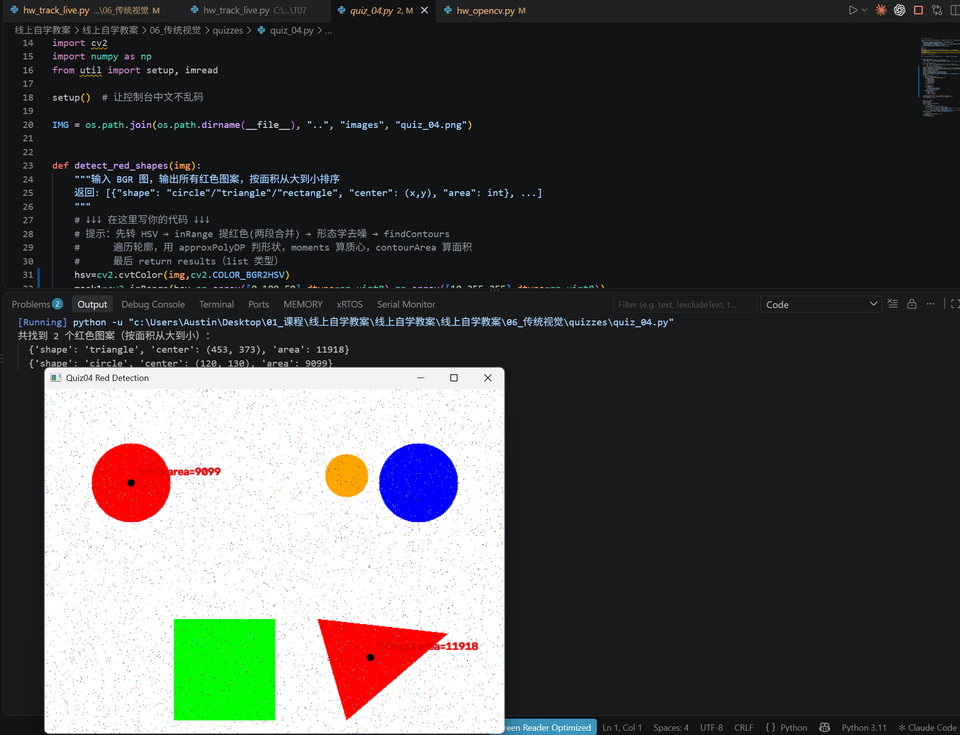
#> input picture T06_72500241_lzh/截图/T06_quiz04结果.png, 960 x 735 px, shrunk from 2004 x 1534 before the run
$ python -i hw_vision.py   (imports and definitions only)
#> lines starting #> are read from the running program, lines starting #| are printed output that depends on the picture; after the words box and inside, x2 and y2 are one past the last pixel; in counts of white or black regions, pixels touching at a corner belong together
#> further down, picture is the input picture: shape (735, 960, 3); mean B, G, R 73.4, 74.5, 73.9
# -*- coding: utf-8 -*-
"""
T06 传统视觉三板斧 —— 作业骨架（学生版）

三板斧：HSV 颜色阈值 → 形态学去噪 → 轮廓筛选 + 质心
四个函数对应四张图（images/ 或 assets/ 下的 quiz_0X.png）。

自检（本教案不含自动校验脚本）：自己写几行代码跑一遍 images/quiz_0X.png，
把算出来的坐标打印出来，和讲义里的真值对一下（容差 8 px）

调试利器（强烈推荐先玩这个）：
    python examples/02b_hsv_trackbar.py
    拖动滑动条找到合适的 HSV 范围，再把数值抄进这里。
"""
from typing import List, Optional, Tuple

import cv2
import numpy as np


# ---------------------------------------------------------------- 工具（已给）
def _morph(mask, k=5):
    """开运算去噪 + 闭运算补洞"""
    kernel = np.ones((k, k), np.uint8)
    mask = cv2.morphologyEx(mask, cv2.MORPH_OPEN, kernel)
    mask = cv2.morphologyEx(mask, cv2.MORPH_CLOSE, kernel)
    return mask


def _centroid(cnt) -> Optional[Tuple[float, float]]:
    """算轮廓质心，退化轮廓返回 None"""
    M = cv2.moments(cnt)
    if M["m00"] == 0:
        return None
    return (M["m10"] / M["m00"], M["m01"] / M["m00"])


# [5 lines left out: function _vertices, not called in this run]


def _in_range(img, lo, hi):
    hsv = cv2.cvtColor(img, cv2.COLOR_BGR2HSV)
#> hsv: shape (735, 960, 3); mean H, S, V 83.6, 31.7, 82.3
    return cv2.inRange(hsv, np.array(lo, np.uint8), np.array(hi, np.uint8))
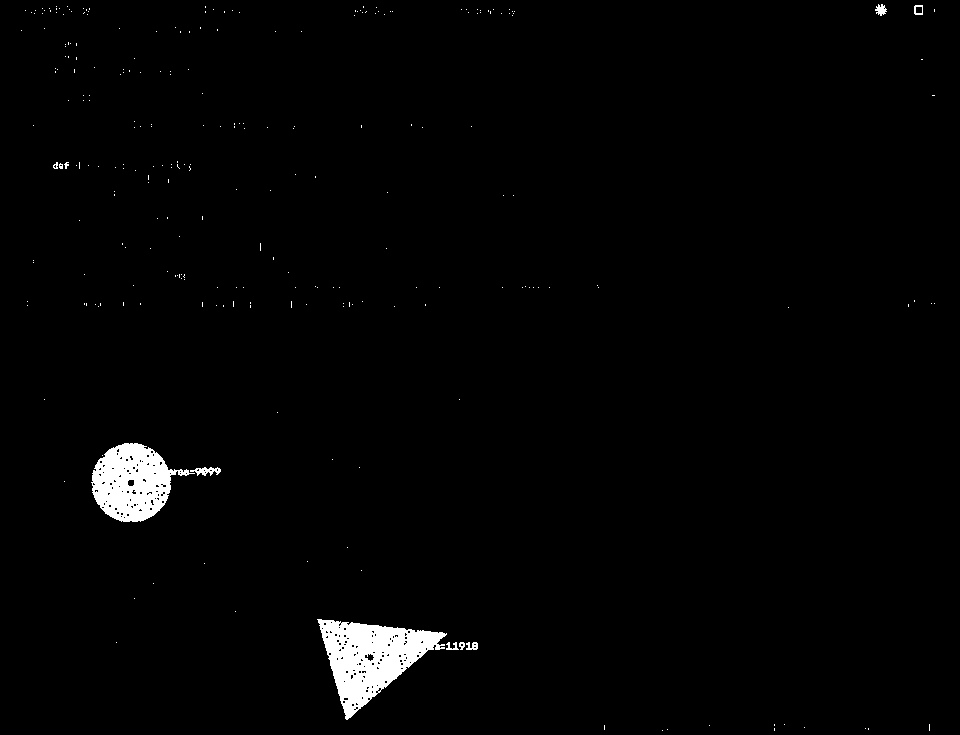
#> returned value: shape (735, 960); 1.7% white; 260 white regions (250 under 20 px), largest, box (x1, y1, x2, y2) and area: (317, 619, 447, 720) 6190, (91, 443, 195, 522) 4743, (190, 467, 221, 476) 149


# ---------------------------------------------------------------- 1
def detect_red_circle(img) -> Optional[Tuple[float, float]]:
    """quiz_01：找出图中唯一的红色圆，返回质心 (cx, cy)；找不到返回 None。

    提示：红色的 H 在 0 附近，需要两段阈值 [0,10] 与 [170,180] 合并。
    """
    # ↓↓↓ 在这里写你的代码 ↓↓↓
    mask1=_in_range(img,[0,80,50],[10,255,255])
    mask2=_in_range(img,[170,80,50],[180,255,255])
#> in _in_range (call 2), `return cv2.inRange(hsv, np.array(lo, np.uint8), np.array(hi, np.uint8))`:
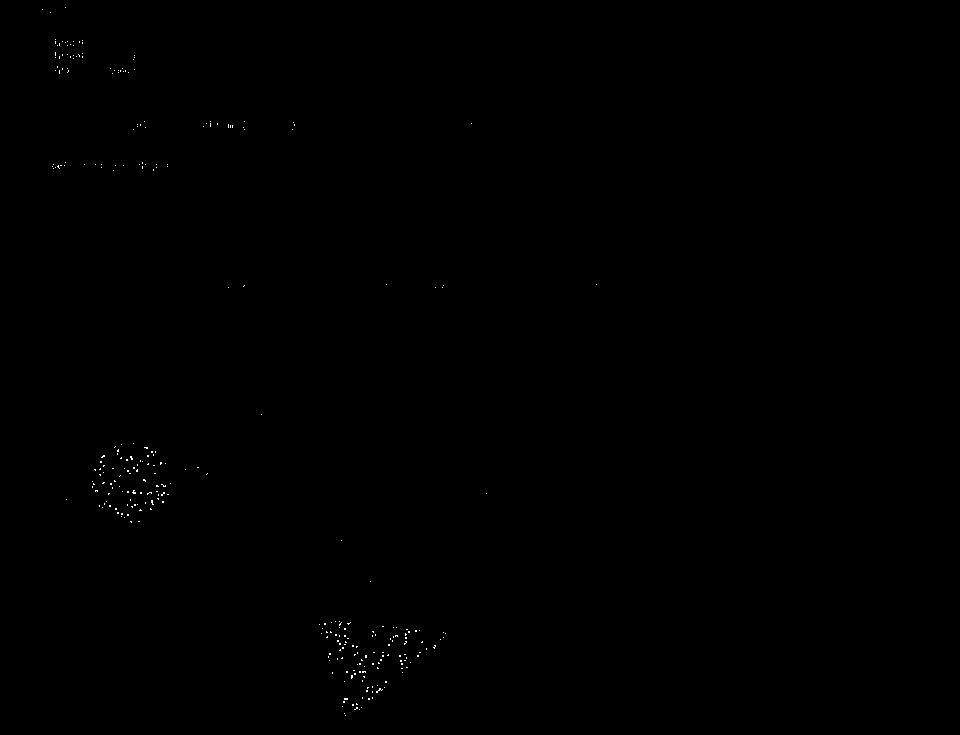
#> returned value: shape (735, 960); 0.11% white in thin lines or dots, all inside (x1, y1, x2, y2) = (42, 7, 597, 716)
    mask=cv2.bitwise_or(mask1,mask2)
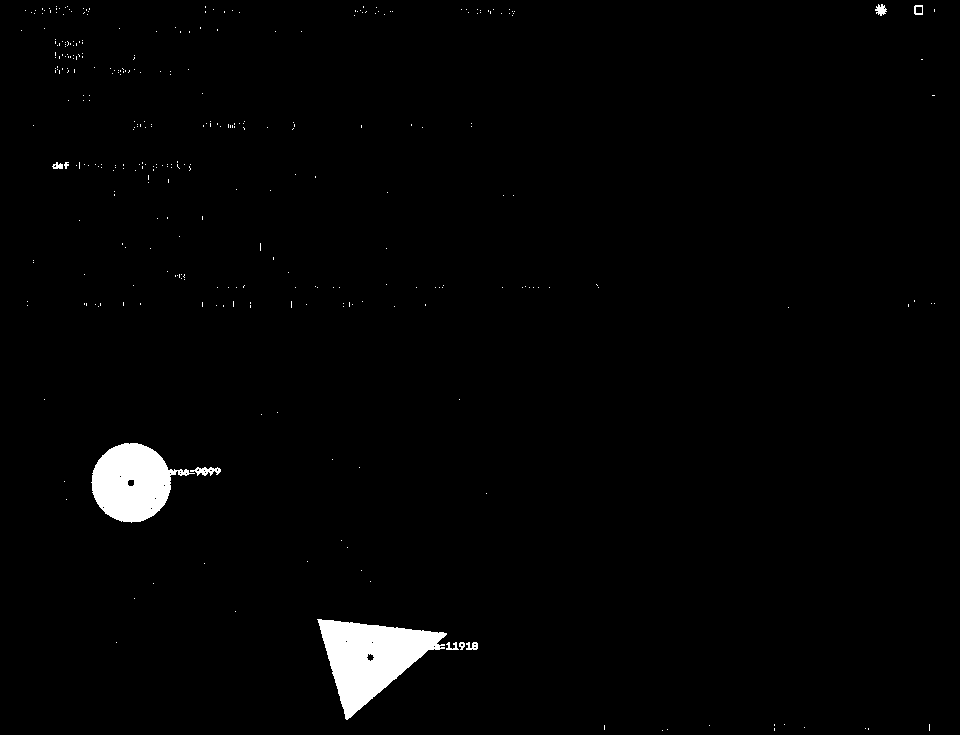
#> mask: shape (735, 960); 1.8% white; 335 white regions (325 under 20 px), largest, box (x1, y1, x2, y2) and area: (317, 619, 447, 720) 6519, (91, 443, 195, 523) 5008, (190, 467, 221, 476) 153
    mask=_morph(mask)
#> in _morph, `mask = cv2.morphologyEx(mask, cv2.MORPH_OPEN, kernel)`:
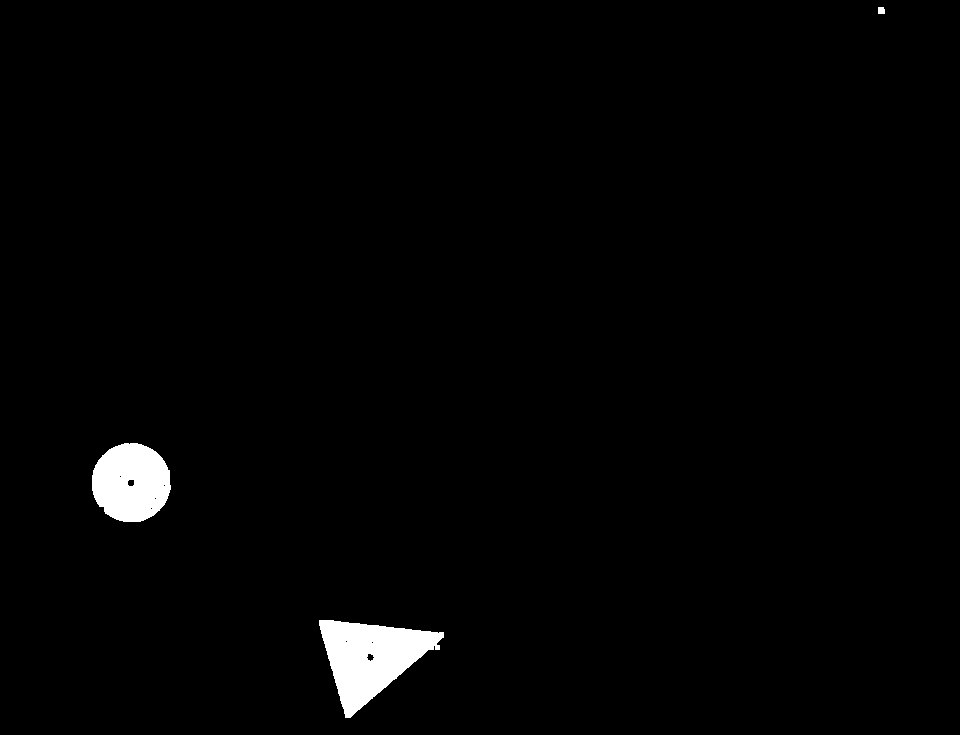
#> mask: shape (735, 960); 1.6% white; 3 white regions, box (x1, y1, x2, y2) and area: (319, 620, 444, 718) 6464, (92, 443, 171, 522) 4889, (878, 7, 885, 14) 47
#> in _morph, `mask = cv2.morphologyEx(mask, cv2.MORPH_CLOSE, kernel)`: mask: shape (735, 960); 1.6% white; 3 white regions
    contours, _ = cv2.findContours(mask, cv2.RETR_EXTERNAL, cv2.CHAIN_APPROX_SIMPLE)
#> contours = 3 contours; box (x1, y1, x2, y2) and area: (319, 620, 444, 718) 6342, (92, 443, 171, 522) 4812, (878, 7, 885, 14) 34
    if not contours:
        return None
    largest = max(contours, key=cv2.contourArea)
#> largest = contour of 111 points, box (x1, y1, x2, y2) (319, 620, 444, 718), area 6342
    return _centroid(largest)
#> in _centroid, `M = cv2.moments(cnt)`: M = moments, m00 6342.5, centre m10/m00, m01/m00 = (370.6, 657.2)
    raise NotImplementedError("TODO: HSV 双阈值 -> 形态学 -> 最大轮廓 -> 质心")
    # ↑↑↑ 你的代码写在这里 ↑↑↑


# ---------------------------------------------------------------- 2
# [51 lines left out: functions detect_blue_rect, detect_green_triangle, detect_red_targets, not called in this run]
    # ↑↑↑ 你的代码写在这里 ↑↑↑

>>> import cv2
>>> picture = cv2.imread('../截图/T06_quiz04结果.png')
>>> result = detect_red_circle(picture)
#> result = (370.6, 657.2)
